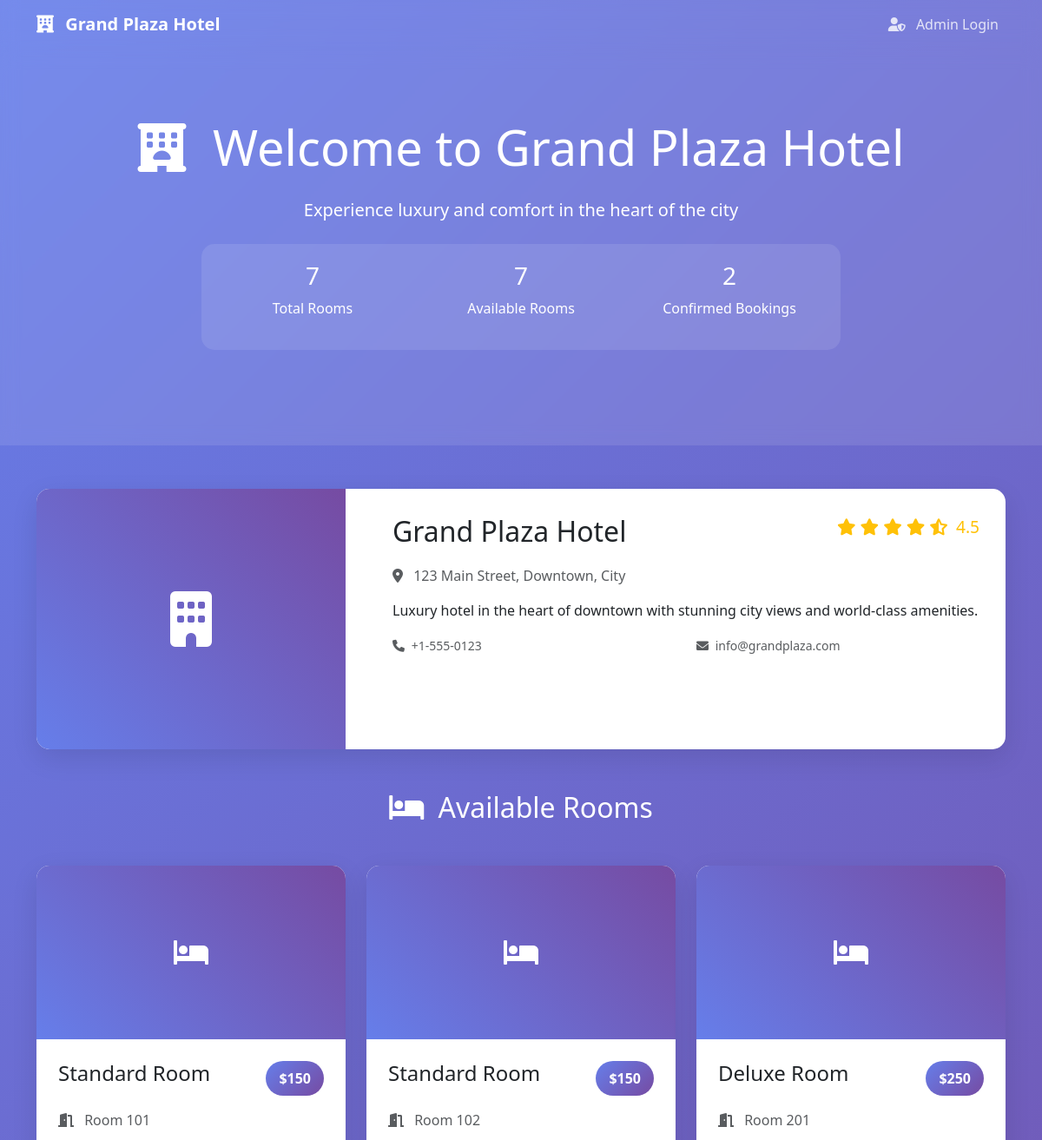
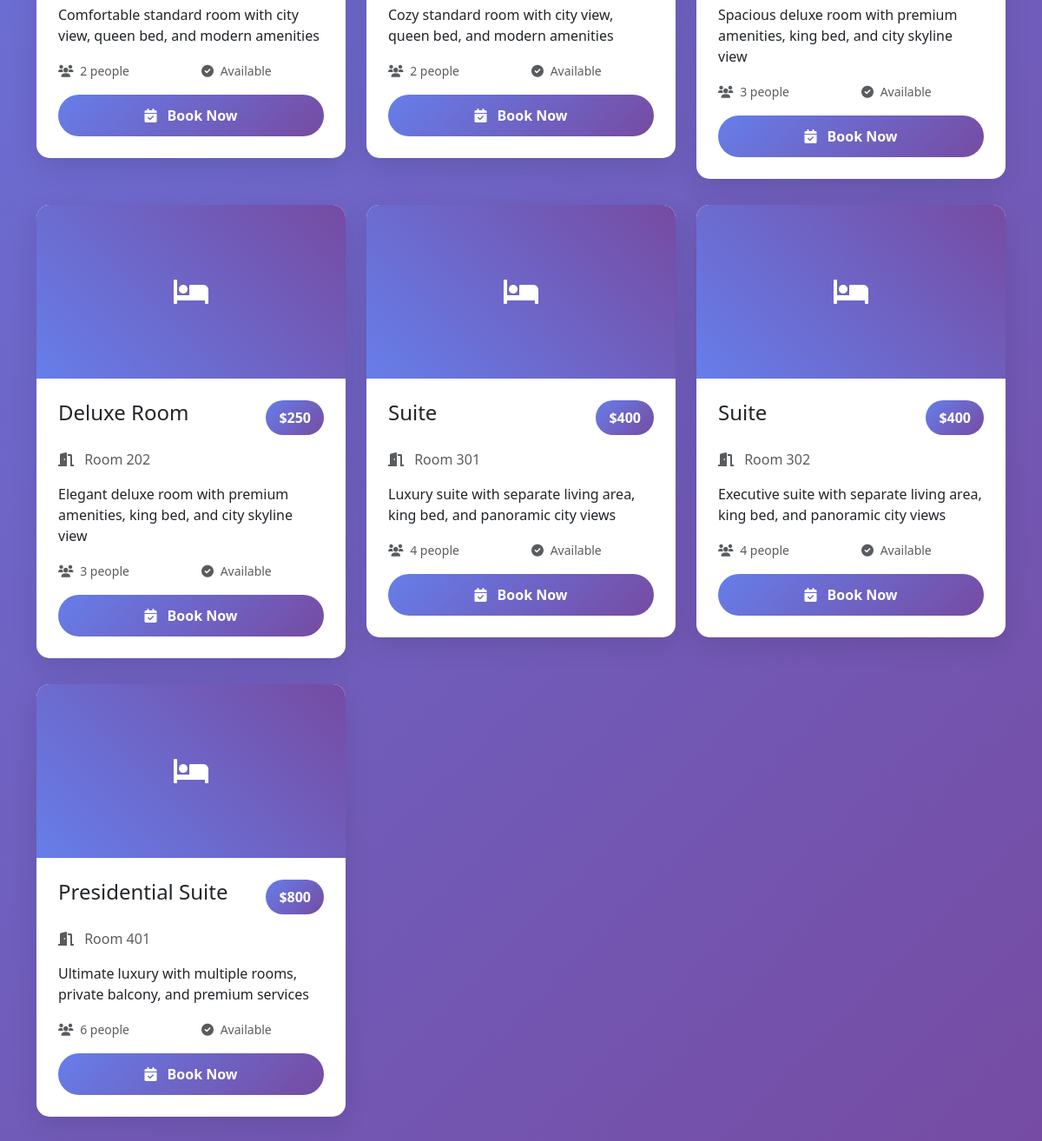
Screenshot of /old_index.php with the database file from the repository (2 pictures, top to bottom).
### tables this page shows
CREATE TABLE hotel (
    id INT AUTO_INCREMENT PRIMARY KEY,
    name VARCHAR(255) NOT NULL,
    address TEXT NOT NULL,
    phone VARCHAR(20),
    email VARCHAR(255),
    description TEXT,
    rating DECIMAL(2,1) DEFAULT 0.0,
    image_url VARCHAR(500),
    created_at TIMESTAMP DEFAULT CURRENT_TIMESTAMP,
    updated_at TIMESTAMP DEFAULT CURRENT_TIMESTAMP ON UPDATE CURRENT_TIMESTAMP
);

CREATE TABLE rooms (
    id INT AUTO_INCREMENT PRIMARY KEY,
    name VARCHAR(100) NOT NULL,
    room_number VARCHAR(50) NOT NULL UNIQUE,
    room_type VARCHAR(100) NOT NULL,
    capacity INT NOT NULL,
    size INT,
    price_per_night DECIMAL(10,2) NOT NULL,
    description TEXT,
    has_wifi BOOLEAN DEFAULT TRUE,
    has_tv BOOLEAN DEFAULT TRUE,
    has_ac BOOLEAN DEFAULT TRUE,
    is_available BOOLEAN DEFAULT TRUE,
    image_url VARCHAR(500),
    created_at TIMESTAMP DEFAULT CURRENT_TIMESTAMP,
    updated_at TIMESTAMP DEFAULT CURRENT_TIMESTAMP ON UPDATE CURRENT_TIMESTAMP
);

### old_index.php (the view, shortened to what this page needs)
<?php
$pdo = getDBConnection();
$stmt = $pdo->query("SELECT * FROM hotel LIMIT 1");
$hotel = $stmt->fetch();
$stmt = $pdo->query("
    SELECT r.*,
           COUNT(res.id) as total_reservations,
           COUNT(CASE WHEN res.status IN ('pending', 'confirmed') THEN 1 END) as active_reservations
    FROM rooms r
    LEFT JOIN reservations res ON r.id = res.room_id
    WHERE r.is_available = 1
    GROUP BY r.id
    ORDER BY r.price_per_night
");
$rooms = $stmt->fetchAll();
$stmt = $pdo->query("SELECT COUNT(*) as total_rooms FROM rooms WHERE is_available = 1");
$totalRooms = $stmt->fetch()['total_rooms'];
$stmt = $pdo->query("SELECT COUNT(*) as total_reservations FROM reservations WHERE status = 'confirmed'");
$totalReservations = $stmt->fetch()['total_reservations'];
$stmt = $pdo->query("SELECT COUNT(*) as available_rooms FROM rooms WHERE is_available = 1");
$availableRooms = $stmt->fetch()['available_rooms'];
?>
<!DOCTYPE html>
<html lang="en">
<head>
    <link href="https://cdn.jsdelivr.net/npm/bootstrap@5.3.0/dist/css/bootstrap.min.css" rel="stylesheet">
    <link href="https://cdnjs.cloudflare.com/ajax/libs/font-awesome/6.0.0/css/all.min.css" rel="stylesheet">
</head>
<body>
    <nav class="navbar navbar-expand-lg navbar-light">
        <div class="container">
            <a class="navbar-brand" href="#">
                <i class="fas fa-hotel me-2"></i>
                <?php echo htmlspecialchars($hotel['name']); ?>
            </a>
            <div class="navbar-nav ms-auto">
                <a class="nav-link" href="admin/login.php">
                    <i class="fas fa-user-shield me-2"></i>
                    Admin Login
                </a>
            </div>
        </div>
    </nav>
    <section class="hero-section">
        <div class="container text-center">
            <h1 class="display-4 mb-4">
                <i class="fas fa-hotel me-3"></i>
                Welcome to <?php echo htmlspecialchars($hotel['name']); ?>
            </h1>
            <p class="lead mb-4">Experience luxury and comfort in the heart of the city</p>
            <div class="row justify-content-center">
                <div class="col-md-8">
                    <div class="stats">
                        <div class="row text-center">
                            <div class="col-md-4">
                                <h3><?php echo $totalRooms; ?></h3>
                                <p>Total Rooms</p>
                            </div>
                            <div class="col-md-4">
                                <h3><?php echo $availableRooms; ?></h3>
                                <p>Available Rooms</p>
                            </div>
                            <div class="col-md-4">
                                <h3><?php echo $totalReservations; ?></h3>
                                <p>Confirmed Bookings</p>
                            </div>
                        </div>
                    </div>
                </div>
            </div>
        </div>
    </section>
    <section class="container mb-5">
        <div class="hotel-info">
            <div class="row">
                <div class="col-md-4">
                    <div class="hotel-image">
                        <i class="fas fa-building"></i>
                    </div>
                </div>
                <div class="col-md-8">
                    <div class="hotel-details">
                        <div class="d-flex justify-content-between align-items-start mb-3">
                            <h2 class="mb-1"><?php echo htmlspecialchars($hotel['name']); ?></h2>
                            <div class="rating">
                                <?php for ($i = 0; $i < floor($hotel['rating']); $i++): ?>
                                    <i class="fas fa-star"></i>
                                <?php endfor; ?>
                                <?php if ($hotel['rating'] - floor($hotel['rating']) > 0): ?>
                                    <i class="fas fa-star-half-alt"></i>
                                <?php endif; ?>
                                <span class="ms-1"><?php echo $hotel['rating']; ?></span>
                            </div>
                        </div>
                        <p class="text-muted mb-3">
                            <i class="fas fa-map-marker-alt me-2"></i>
                            <?php echo htmlspecialchars($hotel['address']); ?>
                        </p>
                        <p class="mb-3"><?php echo htmlspecialchars($hotel['description']); ?></p>
                        <div class="row mb-3">
                            <div class="col-md-6">
                                <small class="text-muted">
                                    <i class="fas fa-phone me-1"></i>
                                    <?php echo htmlspecialchars($hotel['phone']); ?>
                                </small>
                            </div>
                            <div class="col-md-6">
                                <small class="text-muted">
                                    <i class="fas fa-envelope me-1"></i>
                                    <?php echo htmlspecialchars($hotel['email']); ?>
                                </small>
                            </div>
                        </div>
                    </div>
                </div>
            </div>
        </div>
    </section>
    <section class="container mb-5">
        <div class="row">
            <div class="col-12">
                <h2 class="text-center text-white mb-5">
                    <i class="fas fa-bed me-2"></i>
                    Available Rooms
                </h2>
            </div>
        </div>
        <div class="row">
            <?php foreach ($rooms as $room): ?>
                <div class="col-lg-4 col-md-6">
                    <div class="room-card">
                        <div class="room-image">
                            <i class="fas fa-bed"></i>
                        </div>
                        <div class="room-info">
                            <div class="d-flex justify-content-between align-items-start mb-3">
                                <h4 class="mb-1"><?php echo htmlspecialchars($room['room_type']); ?></h4>
                                <div class="price-tag">
                                    $<?php echo number_format($room['price_per_night']); ?>
                                </div>
                            </div>
                            <p class="text-muted mb-3">
                                <i class="fas fa-door-open me-2"></i>
                                Room <?php echo htmlspecialchars($room['room_number']); ?>
                            </p>
                            <p class="mb-3"><?php echo htmlspecialchars($room['description']); ?></p>
                            <div class="row mb-3">
                                <div class="col-6">
                                    <small class="text-muted">
                                        <i class="fas fa-users me-1"></i>
                                        <?php echo $room['capacity']; ?> people
                                    </small>
                                </div>
                                <div class="col-6">
                                    <small class="text-muted">
                                        <i class="fas fa-check-circle me-1"></i>
                                        Available
                                    </small>
                                </div>
                            </div>
                            <div class="d-grid">
                                <button class="btn btn-primary btn-book" onclick="makeReservation(<?php echo $room['id']; ?>, '<?php echo htmlspecialchars($room['room_type']); ?>', <?php echo $room['price_per_night']; ?>, '<?php echo htmlspecialchars($room['room_number']); ?>')">
                                    <i class="fas fa-calendar-check me-2"></i>
                                    Book Now
                                </button>
                            </div>
                        </div>
                    </div>
                </div>
            <?php endforeach; ?>
        </div>
    </section>
</body>
</html>

### old_index.php (style rules this page uses)
body { background: linear-gradient(135deg, #667eea 0%, #764ba2 100%); min-height: 100vh; }
.hero-section { background: rgba(255, 255, 255, 0.1); backdrop-filter: blur(10px); color: white; padding: 80px 0; margin-bottom: 50px; }
.hotel-info { background: white; border-radius: 15px; box-shadow: 0 10px 30px rgba(0, 0, 0, 0.1); overflow: hidden; margin-bottom: 30px; }
.hotel-image { height: 300px; background: linear-gradient(45deg, #667eea, #764ba2); display: flex; align-items: center; justify-content: center; color: white; font-size: 4rem; }
.hotel-details { padding: 30px; }
.rating { color: #ffc107; font-size: 1.2rem; }
.room-card { background: white; border-radius: 15px; box-shadow: 0 10px 30px rgba(0, 0, 0, 0.1); overflow: hidden; transition: transform 0.3s ease, box-shadow 0.3s ease; margin-bottom: 30px; }
.room-image { height: 200px; background: linear-gradient(45deg, #667eea, #764ba2); display: flex; align-items: center; justify-content: center; color: white; font-size: 2rem; }
.room-info { padding: 25px; }
.price-tag { background: linear-gradient(135deg, #667eea 0%, #764ba2 100%); color: white; padding: 8px 15px; border-radius: 20px; font-weight: 600; }
.btn-book { background: linear-gradient(135deg, #667eea 0%, #764ba2 100%); border: none; border-radius: 25px; padding: 12px 30px; font-weight: 600; transition: all 0.3s ease; }
.navbar { background: rgba(255, 255, 255, 0.1) !important; backdrop-filter: blur(10px); }
.navbar-brand { font-weight: 700; color: white !important; }
.nav-link { color: rgba(255, 255, 255, 0.8) !important; transition: color 0.3s ease; }
.stats { background: rgba(255, 255, 255, 0.1); border-radius: 15px; padding: 20px; color: white; margin-bottom: 30px; }

### rows the page displays
hotel: name "Grand Plaza Hotel", rating "4.5", address "123 Main Street, Downtown, City", description "Luxury hotel in the heart of downtown with stunning city views and world-class amenities.", phone "+1-555-0123", email "info@grandplaza.com"
rooms: room_type "Standard Room", price_per_night "150", room_number "101", description "Comfortable standard room with city view, queen bed, and modern amenities", capacity "2"
rooms: room_type "Standard Room", price_per_night "150", room_number "102", description "Cozy standard room with city view, queen bed, and modern amenities", capacity "2"
rooms: room_type "Deluxe Room", price_per_night "250", room_number "201", description "Spacious deluxe room with premium amenities, king bed, and city skyline view", capacity "3"
rooms: room_type "Deluxe Room", price_per_night "250", room_number "202", description "Elegant deluxe room with premium amenities, king bed, and city skyline view", capacity "3"
rooms: room_type "Suite", price_per_night "400", room_number "301", description "Luxury suite with separate living area, king bed, and panoramic city views", capacity "4"
rooms: room_type "Suite", price_per_night "400", room_number "302", description "Executive suite with separate living area, king bed, and panoramic city views", capacity "4"
rooms: room_type "Presidential Suite", price_per_night "800", room_number "401", description "Ultimate luxury with multiple rooms, private balcony, and premium services", capacity "6"

### other values shown
$totalRooms "7"
$availableRooms "7"
$totalReservations "2"
